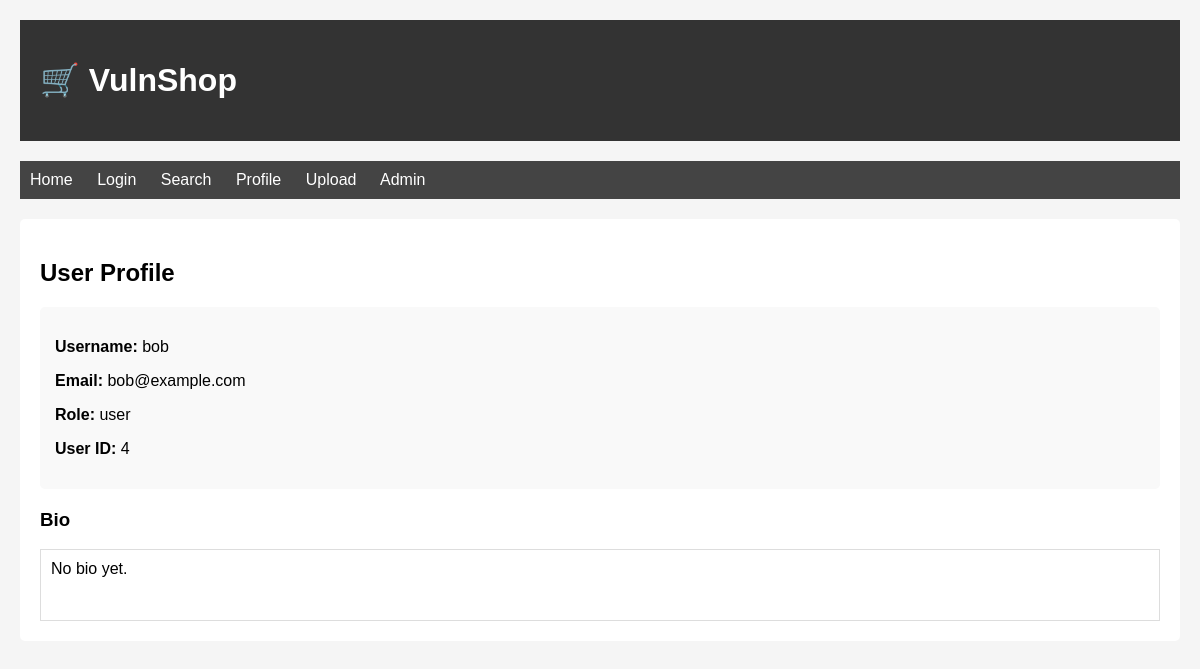
Page /app/profile.php?id=4 (signed in) on the committed database.
### tables this page shows
CREATE TABLE IF NOT EXISTS users (
    id INT AUTO_INCREMENT PRIMARY KEY,
    username VARCHAR(50) NOT NULL,
    password VARCHAR(255) NOT NULL,
    email VARCHAR(100),
    role VARCHAR(20) DEFAULT 'user',
    bio TEXT,
    created_at TIMESTAMP DEFAULT CURRENT_TIMESTAMP
);

### app/profile.php (the view, shortened to what this page needs)
<?php
$user_id = isset($_GET['id']) ? $_GET['id'] : (isset($_SESSION['user_id']) ? $_SESSION['user_id'] : null);
$conn = new mysqli(getenv('MYSQL_HOST'), getenv('MYSQL_USER'), getenv('MYSQL_PASSWORD'), getenv('MYSQL_DATABASE'));
$query = "SELECT * FROM users WHERE id = $user_id";
$result = $conn->query($query);
$user = $result->fetch_assoc();
?>
<!DOCTYPE html>
<html>
<head>
</head>
<body>
    <div class="header">
        <h1>🛒 VulnShop</h1>
    </div>
    <div class="nav">
        <a href="index.php">Home</a>
        <a href="login.php">Login</a>
        <a href="search.php">Search</a>
        <a href="profile.php">Profile</a>
        <a href="upload.php">Upload</a>
        <a href="admin.php">Admin</a>
    </div>
    <div class="content">
        <h2>User Profile</h2>
        <?php if ($user): ?>
            <div class="profile-info">
                <p><strong>Username:</strong> <?php echo $user['username']; ?></p>
                <p><strong>Email:</strong> <?php echo $user['email']; ?></p>
                <p><strong>Role:</strong> <?php echo $user['role']; ?></p>
                <p><strong>User ID:</strong> <?php echo $user['id']; ?></p>
            </div>
            <h3>Bio</h3>
            <div style="border: 1px solid #ddd; padding: 10px; min-height: 50px;">
                <?php echo $user['bio'] ? $user['bio'] : 'No bio yet.'; ?>
            </div>
        <?php else: ?>
            <p>User not found.</p>
        <?php endif; ?>
    </div>
</body>
</html>

### app/profile.php (style rules this page uses)
body { font-family: Arial; max-width: 1200px; margin: 0 auto; padding: 20px; background: #f5f5f5; }
.header { background: #333; color: white; padding: 20px; margin-bottom: 20px; }
.nav { background: #444; padding: 10px; margin-bottom: 20px; }
.nav a { color: white; margin-right: 20px; text-decoration: none; }
.content { background: white; padding: 20px; border-radius: 5px; }
.profile-info { background: #f9f9f9; padding: 15px; border-radius: 5px; margin-bottom: 20px; }

### rows in the picture
users: username "bob", email "bob@example.com", role "user", id "4"
